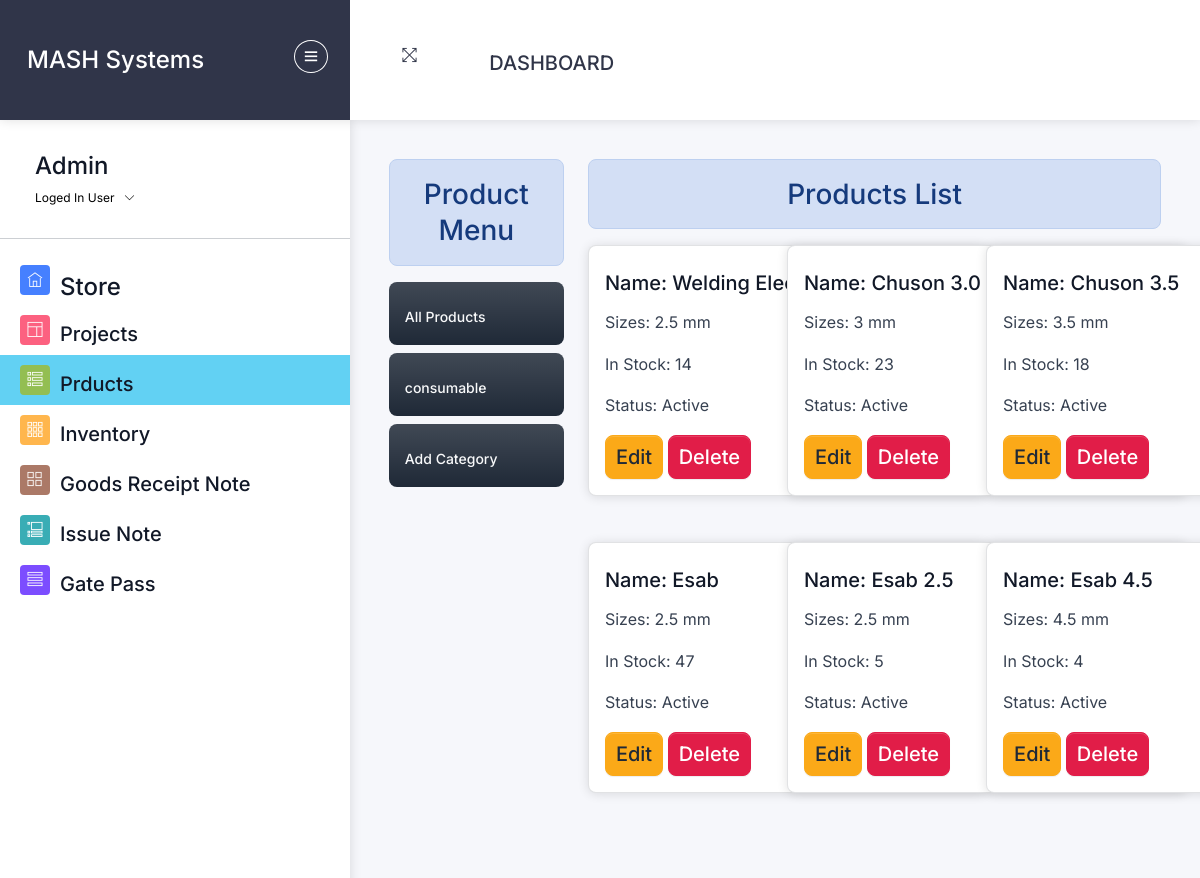
/product/ (signed in), run on the app's committed database.
### home/models.py (models this page shows, shortened)
class Category(models.Model):
    name = models.CharField(max_length=100)
    is_deleted=models.BooleanField(default=False)

class Product(models.Model):
    ACTIVE = 'Atcive'
    INACTIVE = 'Inactive'
    STATUS_TYPE_CHOICES = [
        (ACTIVE , 'Active'),
        (INACTIVE ,'Inactive'),
    ]
    category=models.ForeignKey(Category,on_delete=models.RESTRICT)
    category=models.ForeignKey(Category,on_delete=models.RESTRICT)
    productname=models.CharField(max_length=255,unique=True)
    product_size=models.CharField(max_length=255)
    product_quantity=models.CharField(max_length=255,null=True,blank=True )
    unit=models.CharField(max_length=255,default="Nos")
    weight=models.FloatField(max_length=255,default=0,null=True,blank=True)
    product_status=models.BooleanField(default=True)
    is_deleted = models.BooleanField(default=False)
    pro_img=models.ImageField(upload_to="uploaded/products/",null=True,blank=True)
    product_slug=AutoSlugField(populate_from=None,unique=True,null=True,default=None)
    def get_current_stock(self):
        grn_total = Store_Purchase_Product.objects.filter(product_id=self.id).aggregate(total=Sum('quantity'))['total'] or 0
        issue_total = Store_Issue_Product.objects.filter(product_id=self.id).aggregate(total=Sum('quantity'))['total'] or 0
        current_stock = grn_total - issue_total
        return current_stock

### home/views/product.py (the view)
# urls.py: path('product/', product.products , name="product"),
@login_required
@permission_required('home.view_product', login_url='/login/')
def products(request):
    category_selected=False
    categoryID=(request.GET.get('category'))
    if categoryID:
        categories=Category.objects.filter(is_deleted=False,id=categoryID)
        category_selected=True
        products=Product.objects.filter(category=categoryID,is_deleted=False)
    else:
        categories=Category.objects.filter(is_deleted=False)
        products=Product.objects.filter(is_deleted=False).order_by('category')
    data={'products':products,'categories':categories,'category_selected':category_selected}
    return render(request,"stock/products_home.html",data)

### templates/stock/products_home.html (shortened to what this page needs)
{% extends 'css-js-links.html' %}
{% load custom_filters %}
{% block context %}
{% include 'store/navbar.html' %}
{% endblock context %}
{% block body %}
<div class="pcoded-content">
  <div class="pcoded-inner-content">
    <div class="main-body">
      <div class="page-wrapper">
        <div class="page-body">
          <div class="row">
            {% include 'stock/product_menu.html' %}
            <div id="product" class="col-lg-9">
              <h3 class="text-center alert alert-info">Products List</h3>
              <div class="row">
                {% if products %}
                {% for product in products %}
                <div class="col-lg-4 col-md-4 mb-3">
                  <div class="card mx-auto p-3" id="{{product.id}}" style="width: 25rem">
                    <div class="card-body p-0">
                      <h5 class="card-title mt-2">Name: {{product.productname|title}}</h5>
                      <p class="card-text">Sizes: {{product.product_size}}</p>
                      <p class="card-text">In Stock: {{product.get_current_stock}}</p>
                      <p class="card-text">Status: {% if product.product_status %} Active
                        {% else %}
                        In Active
                      {% endif %}</p>
                      {% if perms.home.change_product %}
                      <a class="btn btn-sm btn-warning fs-5" href={% url 'editproduct' id=product.id %}>Edit</a>
                      {% endif %}
                      {% if perms.home.delete_product %}
                      <a class=" btn btn-sm btn-danger fs-5" href={% url 'deleteproduct' id=product.id %}>Delete</a>
                      {% endif %}
                    </div>
                  </div>
                </div>
                {% endfor %}
                {% else %}
                <h4 class="text-center fs-5 alert alert-warning">No Record Found</h4>
                {% endif %}
              </div>
            </div>
          </div>
        </div>
      </div>
    </div>
  </div>
</div>
{% endblock body %}

### templates/store/navbar.html (shortened to what this page needs)
{% load static %}
<div id="pcoded" class="pcoded">
  <div class="pcoded-container navbar-wrapper">
    <nav style="padding: 0 ; margin: 0 ;" class="navbar header-navbar pcoded-header">
      <div class="navbar-wrapper">
        <div style="height: 120px" class="navbar-logo  " >
          <a class="mobile-menu mt-3" id="mobile-collapse" href="#!">
            <i class="ti-menu"></i>
          </a>
          <a   class=" fs-4  btn " href="/">MASH Systems</a>
        </div>
        <div class="navbar-container container-fluid">
          <ul class="nav-left">
            <li class="mt-3">
              <a  href="#!" onclick="javascript:toggleFullScreen()">
                <i class="ti-fullscreen"></i>
              </a>
            </li>
          </ul>
          <nav class="navbar navbar-expand-lg bg-body-tertiary">
            {% if perms.home.view_dashboard %}
            <div class="container-fluid">
              <a class="navbar-brand fs-5  mt-4 " href="/">Dashboard</a>
              {% endif %}
              <div id="display-msg" class="text-center" style="min-height: 70px">
              </div>
          </nav>
    </nav>
    <div class="pcoded-main-container">
      <div class="pcoded-wrapper">
        <nav class="pcoded-navbar">
          <div class="pcoded-inner-navbar main-menu">
            <div class="">
              <div class="main-menu-header">
                <div class="user-details">
                  <span>
                    <h4>{{request.user}}</h4>
                  </span>
                  <span id="more-details">Loged In User<i class="ti-angle-down"></i></span>
                </div>
              </div>
            </div>
            <hr>
            <ul class="pcoded-item pcoded-left-item">
              {% if perms.home.view_store %}
              <li class=" {% if request.path == '/store/' %} color-info {% endif %}">
                <a href="/store/">
                  <span class="pcoded-micon"><i class="ti-home"></i><b>D</b></span>
                  <span class="pcoded-mtext fs-5" data-i18n="nav.dash.main">
                    <h4>Store</h4>
                  </span>
                </a>
              </li>
              {% endif %}
              {% if perms.home.view_project %}
              <li class=" {% if request.path == '/project/' %} color-info {% endif %}">
                <a href="/project/">
                  <span class="pcoded-micon"><i class="ti-layout"></i><b>D</b></span>
                  <span class="pcoded-mtext fs-5" data-i18n="nav.dash.main">
                    <h5>Projects</h5>
                  </span>
                </a>
              </li>
              {% endif %}
              {% if perms.home.view_product %}
                  <li class=" {% if request.path == '/product/' %} color-info {% endif %} ">
                    <a href="/product/">
                      <span class="pcoded-micon"><i class="ti-view-list-alt"></i><b>D</b></span>
                      <span class="pcoded-mtext fs-5" data-i18n="nav.dash.main">
                        <h5>Prducts</h5>
                      </span>
                    </a>
                  </li>
                  {% endif %}
              {% if perms.home.view_employee %}
                  <li class=" {% if request.path == '/inventory/' %} color-info {% endif %} ">
                    <a href="/inventory/">
                      <span class="pcoded-micon"><i class="ti-layout-grid3"></i><b>D</b></span>
                      <span class="pcoded-mtext fs-5" data-i18n="nav.dash.main">
                        <h5>Inventory</h5>
                      </span>
                    </a>
                  </li>
                  {% endif %}
              {% if perms.home.view_store_purchase_note %}
                  <li class=" {% if request.path == '/list-store-purchase/' %} color-info {% endif %} ">
                    <a href="/list-store-purchase/">
                      <span class="pcoded-micon"><i class="ti-layout-grid2"></i><b>D</b></span>
                      <span class="pcoded-mtext fs-5" data-i18n="nav.dash.main">
                        <h5>Goods Receipt Note</h5>
                      </span>
                    </a>
                  </li>
                  {% endif %}
              {% if perms.home.view_store_issue_note %}
                  <li class=" {% if request.path == '/list-store-issue/' %} color-info {% endif %} ">
                    <a href="/list-store-issue/">
                      <span class="pcoded-micon"><i class="ti-layout-accordion-list"></i><b>D</b></span>
                      <span class="pcoded-mtext fs-5" data-i18n="nav.dash.main">
                        <h5>Issue Note</h5>
                      </span>
                    </a>
                  </li>
                  {% endif %}
              {% if perms.home.view_gatepass %}
                  <li class=" {% if request.path == '/list-gatepasses/' %} color-info {% endif %} ">
                    <a href="/list-gatepasses/">
                      <span class="pcoded-micon"><i class="ti-view-list"></i><b>D</b></span>
                      <span class="pcoded-mtext fs-5" data-i18n="nav.dash.main">
                        <h5>Gate Pass</h5>
                      </span>
                    </a>
                  </li>
                  {% endif %}
            </ul>
          </div>
        </nav>

### templates/stock/product_menu.html (shortened to what this page needs)
<div class="col-lg-3">
    <h3 class="text-center alert alert-info">Product Menu</h3>
    <div class="list-group">
      <h4 class="bg-primary bg-gradient alert-info rounded  p-3 "><a class="text-light" href="/product/" class="list-group-item">All Products</a></h4>
      {% if not prod %}
      {% for category in categories %}
      <h4 class="bg-primary bg-gradient rounded p-3 "><a class="text-light"  href="?category={{category.id}}" class="list-group-item">{{category.name}}</a></h4>
      {% endfor %}
      {% endif %}
      {% if category_selected %}
      {% for category in categories %}
      {% if perms.home.add_product %}
      <h4 class="bg-primary bg-gradient rounded p-3 "><a class="text-light" href="/add_product?category={{category.id}}" class="list-group-item">Add Product</a></h4>
      {% endif %}
      {% endfor %}
      {% elif add_category or category_selected == False %}
      {% if perms.home.add_category %}
      <h4 class="bg-primary bg-gradient rounded p-3 "><a class="text-light" href="/category/" class="list-group-item">Add Category</a></h4>
      {% endif %}
      {% endif %}
    </div>
  </div>

### data on the page
Category: name "consumable"
Product: productname "Welding…", product_size "2.5 mm", get_current_stock "14", product_status "Active"
Product: productname "Chuson 3.0", product_size "3 mm", get_current_stock "23", product_status "Active"
Product: productname "Chuson 3.5", product_size "3.5 mm", get_current_stock "18", product_status "Active"
Product: productname "Esab", product_size "2.5 mm", get_current_stock "47", product_status "Active"
Product: productname "Esab 2.5", product_size "2.5 mm", get_current_stock "5", product_status "Active"
Product: productname "Esab 4.5", product_size "4.5 mm", get_current_stock "4", product_status "Active"

### other printed values
{{ request.user }} "Admin"
